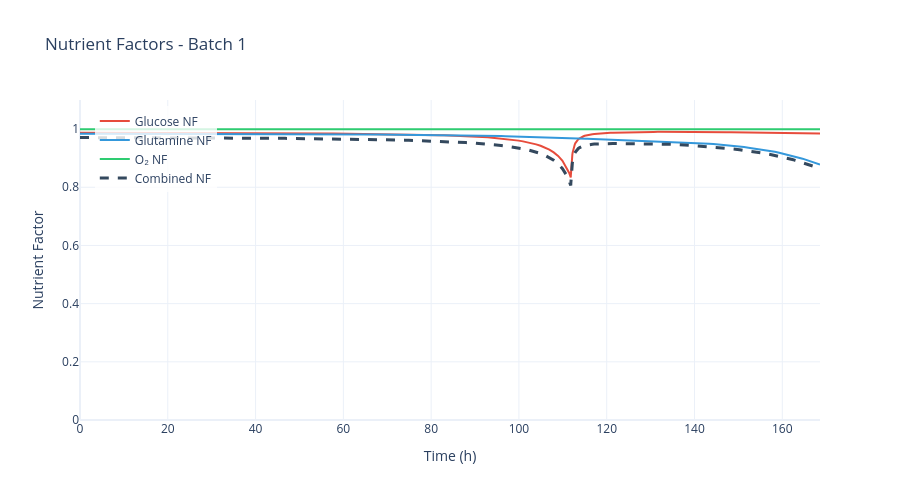

The notebook cell saved with this chart:
### Markdown cell above
## 5. Kinetic-Behavior Figures

Review nutrient limitation, inhibition, kinetic rates, and stoichiometric yields for the selected batch.

### Code cell
# Nutrient limitation factors (Monod terms)
fig = data.plot_nutrient_factors(batch_number=BATCH_NUMBER)
fig.show()

### Figure 1 — Plotly figure (JSON) as saved in the notebook; plotly's stock layout.template omitted (floating-point values rounded to 4 significant figures; data arrays with more than 128 entries replaced by an {"elided": "..."} marker saying what was removed)
{"data": [{"line": {"color": "#E74C3C", "width": 2}, "mode": "lines", "name": "Glucose NF", "type": "scatter", "x": {"elided": "280 float values"}, "y": {"elided": "280 float values"}}, {"line": {"color": "#3498DB", "width": 2}, "mode": "lines", "name": "Glutamine NF", "type": "scatter", "x": {"elided": "280 float values"}, "y": {"elided": "280 float values"}}, {"line": {"color": "#2ECC71", "width": 2}, "mode": "lines", "name": "O₂ NF", "type": "scatter", "x": {"elided": "280 float values"}, "y": {"elided": "280 float values"}}, {"line": {"color": "#34495E", "dash": "dash", "width": 3}, "mode": "lines", "name": "Combined NF", "type": "scatter", "x": {"elided": "280 float values"}, "y": {"elided": "280 float values"}}], "layout": {"height": 500, "hovermode": "x unified", "legend": {"bgcolor": "rgba(255,255,255,0.8)", "x": 0.02, "y": 0.98}, "title": {"text": "Nutrient Factors - Batch 1"}, "width": 900, "xaxis": {"title": {"text": "Time (h)"}}, "yaxis": {"range": [0, 1.1], "title": {"text": "Nutrient Factor"}}}}
